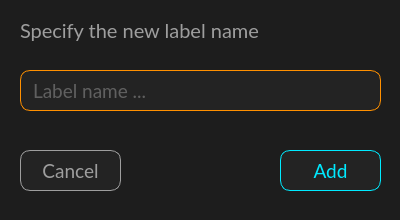
<?xml version="1.0" encoding="UTF-8"?>
<ui version="4.0">
 <class>CreateLabelDialog</class>
 <widget class="QDialog" name="CreateLabelDialog">
  <property name="geometry">
   <rect>
    <x>0</x>
    <y>0</y>
    <width>400</width>
    <height>220</height>
   </rect>
  </property>
  <property name="minimumSize">
   <size>
    <width>400</width>
    <height>220</height>
   </size>
  </property>
  <property name="maximumSize">
   <size>
    <width>400</width>
    <height>220</height>
   </size>
  </property>
  <property name="windowTitle">
   <string>Dialog</string>
  </property>
  <property name="styleSheet">
   <string notr="true">background-color: #1d1d1d;</string>
  </property>
  <widget class="QLineEdit" name="lineEdit_label_name">
   <property name="geometry">
    <rect>
     <x>20</x>
     <y>70</y>
     <width>361</width>
     <height>41</height>
    </rect>
   </property>
   <property name="font">
    <font>
     <family>Lato</family>
     <pointsize>14</pointsize>
    </font>
   </property>
   <property name="styleSheet">
    <string notr="true">QLineEdit {
    border: 1px solid #ff9000;
    background-color: #232323; 
    color: #9e9e9e;
    border-radius: 10px;
   padding-left: 10px;
}
</string>
   </property>
   <property name="placeholderText">
    <string>Label name ...</string>
   </property>
  </widget>
  <widget class="QLabel" name="label_dialog_text">
   <property name="geometry">
    <rect>
     <x>20</x>
     <y>10</y>
     <width>361</width>
     <height>41</height>
    </rect>
   </property>
   <property name="font">
    <font>
     <family>Lato</family>
     <pointsize>15</pointsize>
    </font>
   </property>
   <property name="styleSheet">
    <string notr="true">color: #9e9e9e;</string>
   </property>
   <property name="text">
    <string>Specify the new label name</string>
   </property>
  </widget>
  <widget class="QPushButton" name="button_ok">
   <property name="geometry">
    <rect>
     <x>280</x>
     <y>150</y>
     <width>101</width>
     <height>41</height>
    </rect>
   </property>
   <property name="font">
    <font>
     <family>Lato</family>
     <pointsize>14</pointsize>
     <fontweight>Light</fontweight>
    </font>
   </property>
   <property name="cursor">
    <cursorShape>PointingHandCursor</cursorShape>
   </property>
   <property name="styleSheet">
    <string notr="true">QPushButton {
    border: 1px solid #00eaff;
    background-color: #232323; 
    color: #00eaff;
    border-radius: 10px;
}

QPushButton:hover {
	background-color: #131313;
}</string>
   </property>
   <property name="text">
    <string>Add</string>
   </property>
  </widget>
  <widget class="QPushButton" name="button_cancel">
   <property name="geometry">
    <rect>
     <x>20</x>
     <y>150</y>
     <width>101</width>
     <height>41</height>
    </rect>
   </property>
   <property name="font">
    <font>
     <family>Lato</family>
     <pointsize>14</pointsize>
    </font>
   </property>
   <property name="cursor">
    <cursorShape>PointingHandCursor</cursorShape>
   </property>
   <property name="styleSheet">
    <string notr="true">QPushButton {
    border: 1px solid #9e9e9e;
    background-color: #232323; 
    color: #9e9e9e;
    border-radius: 10px;
}

QPushButton:hover {
	background-color: #131313;
}
</string>
   </property>
   <property name="text">
    <string>Cancel</string>
   </property>
  </widget>
 </widget>
 <resources/>
 <connections/>
</ui>
